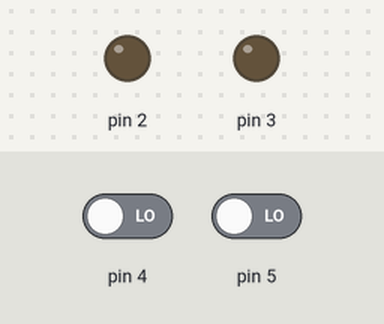
Bench run of a sketch on a simulated Arduino Uno, built with avr-gcc and run on an emulated ATmega328P. On the bench: output pins drawn as LEDs (lit = HIGH). The test bench sets the inputs (shaded band); at power-on: pin 4 LOW, pin 5 LOW.

Above: at 1.2 s.
1.3 s: pin 4 driven HIGH
At 1.6 s:
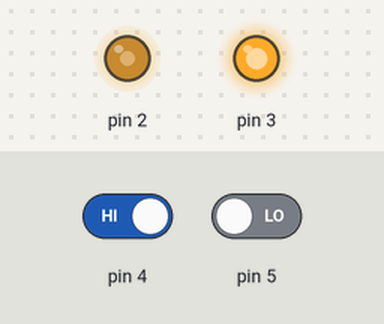
2.8 s: pin 5 driven HIGH
At 3.2 s:
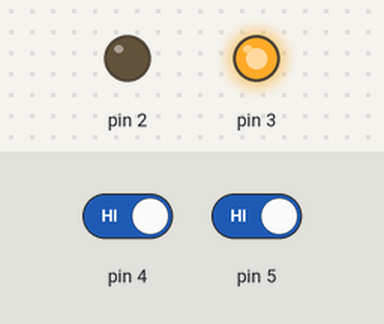
4.3 s: pin 4 driven LOW
At 5.1 s:
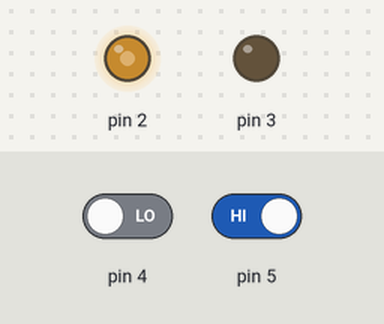
5.8 s: pin 5 driven LOW
At 6.7 s:
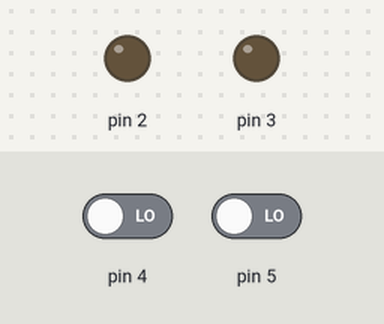
7.3 s: pin 4 driven HIGH
At 8.6 s:
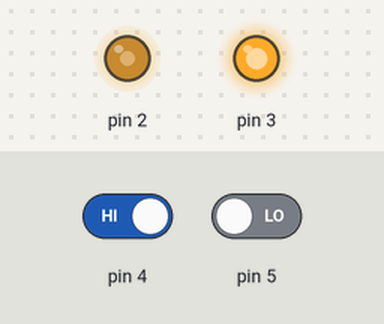
Timing chart, 0 to 9.8 s (numbered marks = the images above; inputs shaded):
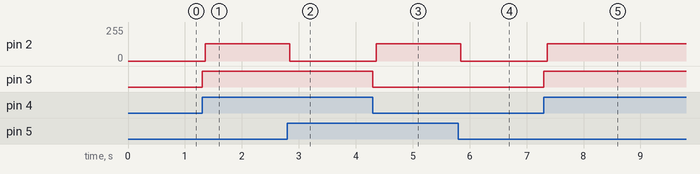

The sketch:

stepmotor_StateMachine.ino
```cpp
class Motor
{
  // Class Member Variables
  int step_signal_pin;
  int dir_signal_pin;
  int CW_buttonpin;
  int CCW_buttonpin;
  int MotorInterval = 5000; // microseconds between HIGH/LOW CLK signal for motor
  int motor_pins[2];
  int button_pins[2];

  // These maintain the current state
  unsigned long previousMicros;   // will store motor cycling
  bool buttonState;               // stores whether button is pressed
  bool dir_signal;                // keeps track of DIR signal
  bool step_signal;

  // Constructor
  public:
    Motor(int step_pin, int dir_pin, int cw_pin, int ccw_pin)
    {
      step_signal_pin = step_pin;
      dir_signal_pin = dir_pin;
      CW_buttonpin = cw_pin;
      CCW_buttonpin = ccw_pin;

      motor_pins[0] = step_signal_pin;
      motor_pins[1] = dir_signal_pin;

      button_pins[0] = CW_buttonpin;
      button_pins[1] = CCW_buttonpin;

      for (int i=0;i<(sizeof(motor_pins)/sizeof(int));i++)
      {
        pinMode(motor_pins[i], OUTPUT);
        digitalWrite(motor_pins[i], LOW);
      }
      for (int i=0;i<(sizeof(button_pins)/sizeof(int));i++)
      {
        pinMode(button_pins[i], INPUT);
      }


    }

    void Update()
    {
      /* note to self: there may be an issue with using same timing
       *  variable/function for CW and CCW button press. Also may be such small issue
       *  that it can be neglected.
       */
      if ((digitalRead(CCW_buttonpin) == HIGH) && (digitalRead(CW_buttonpin) == HIGH))
      {
        // if both CW and CCW buttons are pressed, have motor do nothing
        // this condition may be redundant. Being explicit for first run throughs.
        MotorOff();
      }
      else if (digitalRead(CW_buttonpin) == HIGH)
      {
        // run motor CW
        dir_signal = HIGH;
        digitalWrite(motor_pins[1],dir_signal);
        MotorRun();
      }
      else if (digitalRead(CCW_buttonpin) == HIGH)
      {
        // run motor CCW
        dir_signal = LOW;
        digitalWrite(motor_pins[1],dir_signal);
        MotorRun();
      }
      else
      {
        // neither button is pressed
        MotorOff();
      }
    }

     private:
    void MotorRun()
    {
      // check to see if it's time to change signal of motor
      unsigned long currentMicros = micros();

      if((step_signal == HIGH) && (currentMicros - previousMicros >= MotorInterval))
      {
        previousMicros = currentMicros;
        step_signal = LOW;
        digitalWrite(motor_pins[0],step_signal);
      }
      if((step_signal == LOW) && (currentMicros - previousMicros >= MotorInterval))
      {
        previousMicros = currentMicros;
        step_signal = HIGH;
        digitalWrite(motor_pins[0],step_signal);
      }
    }
    void MotorOff()
    {
      // motor does not move
      step_signal = LOW;
//      dir_signal = LOW;
      digitalWrite(motor_pins[0],step_signal);
//      digitalWrite(motor_pins[1],dir_signal);
    }
};


Motor Nema23(2,3,4,5);

void setup() {
  // put your setup code here, to run once:

}

void loop() {
  // put your main code here, to run repeatedly:
  Nema23.Update();
}
```

Measured:
- after the input at 1.3 s, pin 2: 0/255 → 131/255 after 0.06 s; pin 3: LOW → HIGH at once
- after the input at 2.8 s, pin 2: 131/255 → 0/255 at once
- after the input at 4.3 s, pin 2: 0/255 → 129/255 after 0.06 s; pin 3: HIGH → LOW at once
- after the input at 5.8 s, pin 2: 129/255 → 0/255 at once
- after the input at 7.3 s, pin 2: 0/255 → 131/255 after 0.06 s; pin 3: LOW → HIGH at once
